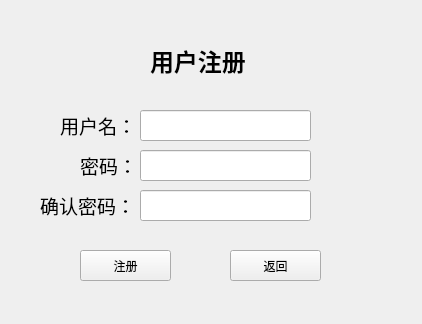
<?xml version="1.0" encoding="UTF-8"?>
<ui version="4.0">
 <class>EnrollWindow</class>
 <widget class="QWidget" name="EnrollWindow">
  <property name="geometry">
   <rect>
    <x>0</x>
    <y>0</y>
    <width>422</width>
    <height>324</height>
   </rect>
  </property>
  <property name="windowTitle">
   <string>Form</string>
  </property>
  <widget class="QLineEdit" name="usernameLineEdit">
   <property name="geometry">
    <rect>
     <x>140</x>
     <y>110</y>
     <width>171</width>
     <height>31</height>
    </rect>
   </property>
  </widget>
  <widget class="QLabel" name="label_3">
   <property name="geometry">
    <rect>
     <x>80</x>
     <y>150</y>
     <width>51</width>
     <height>31</height>
    </rect>
   </property>
   <property name="text">
    <string>&lt;html&gt;&lt;head/&gt;&lt;body&gt;&lt;p&gt;&lt;span style=&quot; font-size:14pt;&quot;&gt;密码：&lt;/span&gt;&lt;/p&gt;&lt;/body&gt;&lt;/html&gt;</string>
   </property>
  </widget>
  <widget class="QPushButton" name="registerButton">
   <property name="geometry">
    <rect>
     <x>80</x>
     <y>250</y>
     <width>91</width>
     <height>31</height>
    </rect>
   </property>
   <property name="text">
    <string>注册</string>
   </property>
  </widget>
  <widget class="QLabel" name="label">
   <property name="geometry">
    <rect>
     <x>150</x>
     <y>40</y>
     <width>111</width>
     <height>41</height>
    </rect>
   </property>
   <property name="text">
    <string>&lt;html&gt;&lt;head/&gt;&lt;body&gt;&lt;p&gt;&lt;span style=&quot; font-size:18pt; font-weight:600;&quot;&gt;用户注册&lt;/span&gt;&lt;/p&gt;&lt;/body&gt;&lt;/html&gt;</string>
   </property>
  </widget>
  <widget class="QLabel" name="label_2">
   <property name="geometry">
    <rect>
     <x>60</x>
     <y>110</y>
     <width>71</width>
     <height>31</height>
    </rect>
   </property>
   <property name="text">
    <string>&lt;html&gt;&lt;head/&gt;&lt;body&gt;&lt;p&gt;&lt;span style=&quot; font-size:14pt;&quot;&gt;用户名：&lt;/span&gt;&lt;/p&gt;&lt;/body&gt;&lt;/html&gt;</string>
   </property>
  </widget>
  <widget class="QLineEdit" name="passwordLineEdit">
   <property name="geometry">
    <rect>
     <x>140</x>
     <y>150</y>
     <width>171</width>
     <height>31</height>
    </rect>
   </property>
   <property name="styleSheet">
    <string notr="true"/>
   </property>
  </widget>
  <widget class="QLabel" name="label_4">
   <property name="geometry">
    <rect>
     <x>40</x>
     <y>190</y>
     <width>91</width>
     <height>31</height>
    </rect>
   </property>
   <property name="text">
    <string>&lt;html&gt;&lt;head/&gt;&lt;body&gt;&lt;p&gt;&lt;span style=&quot; font-size:14pt;&quot;&gt;确认密码：&lt;/span&gt;&lt;/p&gt;&lt;/body&gt;&lt;/html&gt;</string>
   </property>
  </widget>
  <widget class="QLineEdit" name="confirmPasswordLineEdit">
   <property name="geometry">
    <rect>
     <x>140</x>
     <y>190</y>
     <width>171</width>
     <height>31</height>
    </rect>
   </property>
  </widget>
  <widget class="QPushButton" name="returnButton">
   <property name="geometry">
    <rect>
     <x>230</x>
     <y>250</y>
     <width>91</width>
     <height>31</height>
    </rect>
   </property>
   <property name="text">
    <string>返回</string>
   </property>
  </widget>
 </widget>
 <resources/>
 <connections/>
</ui>
